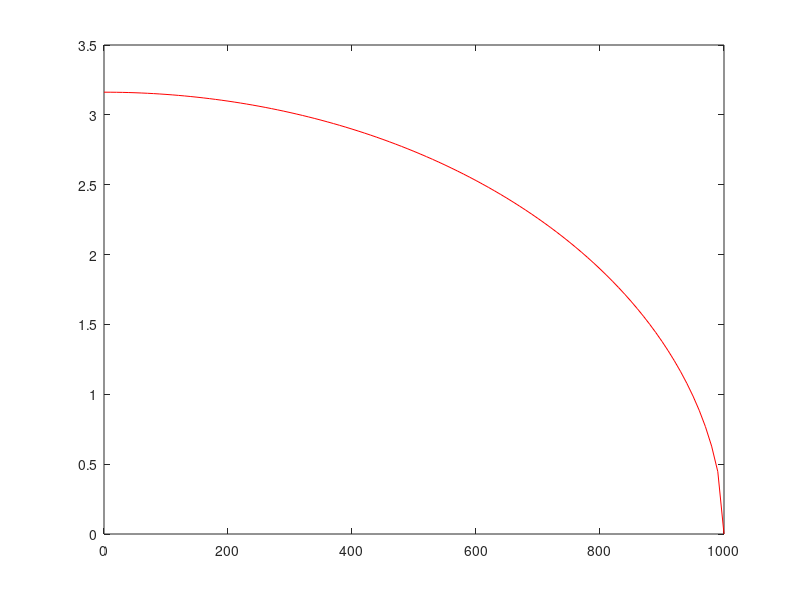

Here is the MATLAB script that generated this plot:
% solves steady state 1d gwflow equation
% of the form d/dx(Khdh/dx)+N=0
% K and N are assumed constant
function gwflow1d
K = 1; N=1e-5; dx=10; L=1000;
x=(0:dx:L)';
h0=10; hL=0; % dirichlet conditions at both ends
m=length(x);
h=zeros(m,1);
n=m-2;
ld=ones(n,1);
ud=ones(n,1);
d=-2*ones(n,1);
b=-2*N*ones(n,1)*dx^2/K;
b(1)=b(1)-h0;
b(n)=b(n)-hL;
A=spdiags([ld d ud],[-1,0,1],n,n);
y=A\b;
h(2:m-1)=sqrt(y);
h(1)=sqrt(h0);
h(m)=sqrt(hL);
plot(x,h,'-r');
return
